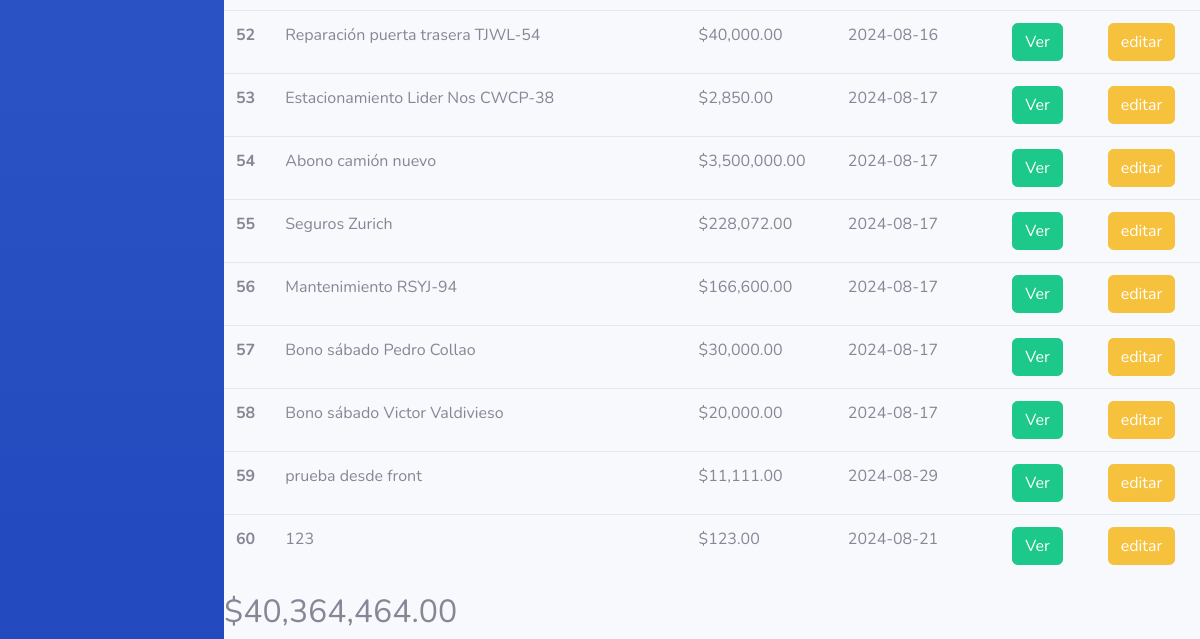
/php/views/admin/egresosmanualesviews/viewEgresosManuales.php (signed in, lower part), run on an earlier commit of the app's database.
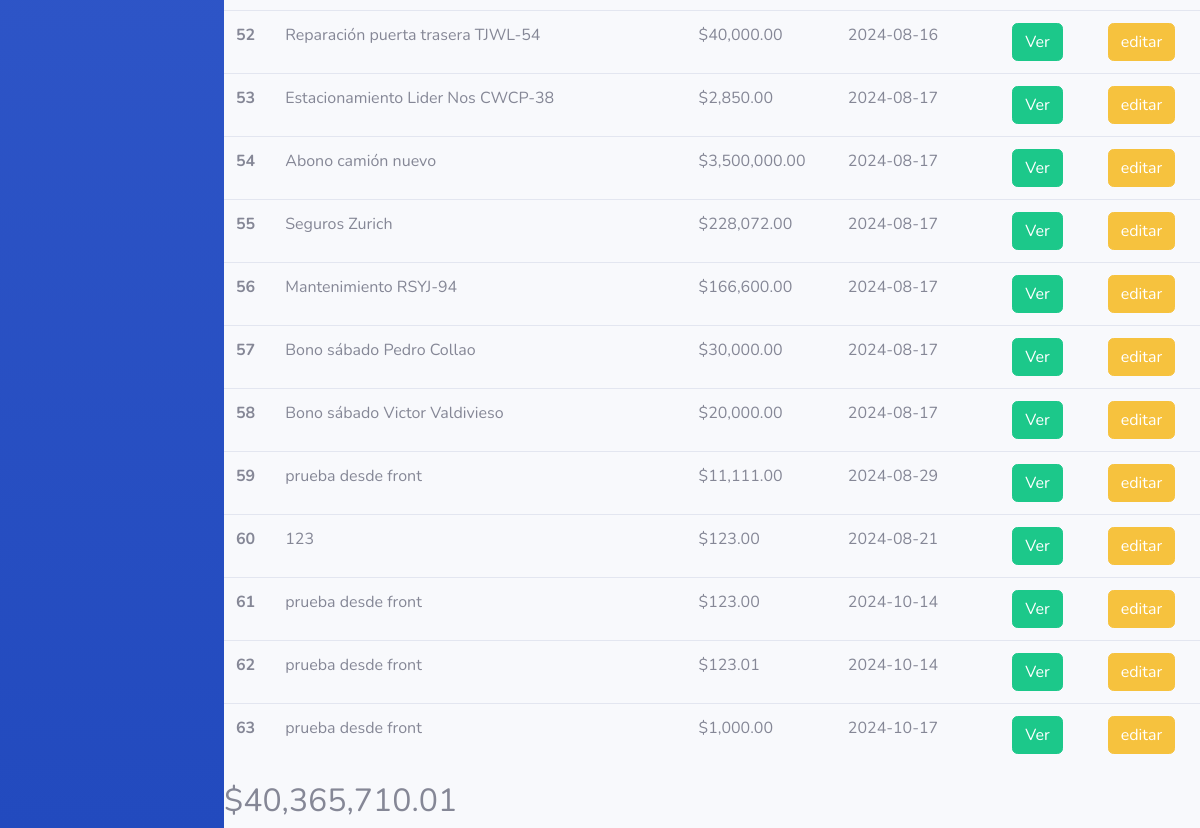
And on a later commit of the database.
### tables this page shows
CREATE TABLE `egresosmanuales` (
  `idEgresosManuales` int(11) NOT NULL,
  `descripcionEgresosManuales` text DEFAULT NULL,
  `montoEgresosManuales` double DEFAULT NULL,
  `fechaRegistrada` date DEFAULT NULL
);

### php/logic/egresosmanuales.php (called while the page is built, shortened)
<?php
function listarEgresosManuales($con)
{
    $mensaje = "no hay Egresos manuales registrados";
    $usuarios = [];
    $sqlUsarios = "SELECT* from egresosmanuales;";
    $resultUsuarios = $con->query($sqlUsarios);
    if ($resultUsuarios->num_rows > 0) {
        while ($rowUsuarios = $resultUsuarios->fetch_assoc()) {
            $usuarios[] = $rowUsuarios;
        }
    } else {
        return $mensaje;
    }
    return $usuarios;
}
function sumatoriaEgresosManuales($listarEgresosmanuales)
{
    $total = 0;
    $resultados = $listarEgresosmanuales;
    $tipoderepuesta = gettype($resultados);
    if ($tipoderepuesta == "array") {
        $total = 0;
        foreach ($resultados as $egreso) {
            $total += $egreso['montoEgresosManuales'];
        }
    } else if ($tipoderepuesta == "string") {
        $total = 0;
    }
    return $total;
}

### php/views/admin/egresosmanualesviews/viewEgresosManuales.php (the view, shortened to what this page needs)
<?php
include_once('../../../config/conection.php');
include_once('../../../logic/egresosmanuales.php');
$egresos = listarEgresosManuales($conexion);
$total = sumatoriaEgresosManuales($egresos);
?>
<!DOCTYPE html>
<html lang="en">
<head>
    <link href="../../../../vendor/fontawesome-free/css/all.min.css" rel="stylesheet" type="text/css">
    <link href="../../../../css/sb-admin-2.min.css" rel="stylesheet">
</head>
<body id="page-top">
    <div id="wrapper">
        <?php
            include_once('../../../partials/egresospartials/menucomponent.php');
            ?>
        <div id="content-wrapper" class="d-flex flex-column">
            <div id="content">
                <div class="table-responsive">
                    <table class="table" id="myTable">
                        <tbody>
                            <?php
                            $tipodeRespuesta = gettype($egresos);
                            if ($tipodeRespuesta == 'array') {
                                foreach ($egresos as $egreso) {
                                    echo '
                                <tr>
                                <th scope="row">' . $egreso['idEgresosManuales'] . '</th>
                                <td>' . $egreso['descripcionEgresosManuales'] . '</td>
                                 <td>$' . number_format($egreso['montoEgresosManuales'], 2, '.', ',') . '</td>
                                 <td>' . $egreso['fechaRegistrada'] . '</td>
                                <td>
                                <form action="detalleEnvio.php" method="POST">
                                <input type="hidden" id="linkFoto" name="idEnvio" value="' . $egreso['idEgresosManuales'] . '" />
                                <button type="submit" class="btn btn-success">Ver</button>
                                </form>
                                </td>
                                 <td>
                                <form action="editarEnvioView.php" method="POST">
                                <input type="hidden" id="linkFoto" name="idEnvio" value="' . $egreso['idEgresosManuales'] . '" />
                                <button type="submit" class="btn btn-warning">editar</button>
                                </form>
                                </td>
                                 </tr>
                                ';
                                }
                            } else if ($tipodeRespuesta == 'string') {
                                echo '<tr><td colspan="5">No se encontraron ingresos manuales.</td></tr>';
                            }
                            ?>
                        </tbody>
                    </table>
                    <h2><?php echo '$' . number_format($total, 2, '.', ',') ?></h2>
                </div>
            </div>
        </div>
</body>
</html>

What changed in the data, as far as the page shows it:
added egresosmanuales: idEgresosManuales "61", descripcionEgresosManuales "prueba desde front", montoEgresosManuales "123.00", fechaRegistrada "2024-10-14"
added egresosmanuales: idEgresosManuales "62", descripcionEgresosManuales "prueba desde front", montoEgresosManuales "123.01", fechaRegistrada "2024-10-14"
added egresosmanuales: idEgresosManuales "63", descripcionEgresosManuales "prueba desde front", montoEgresosManuales "1,000.00", fechaRegistrada "2024-10-17"
Also different on the page:
$total: "40,364,464.00" → "40,365,710.01"
